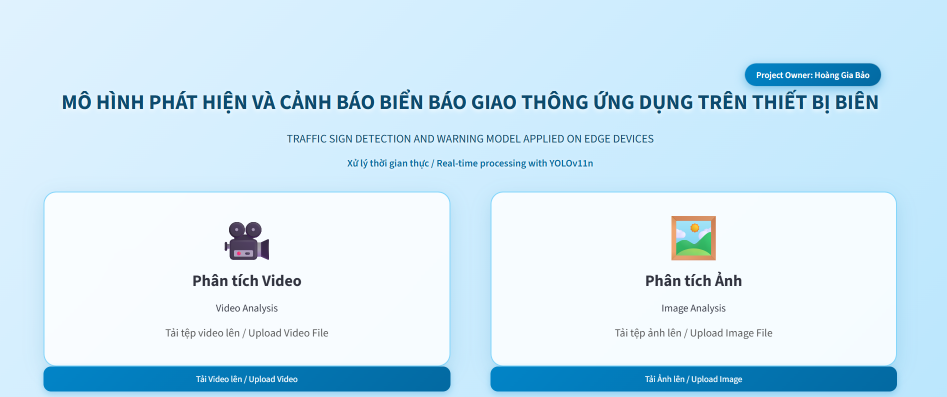
#> input picture web_interface.png, 1893 x 794 px (shown at 1/2 size)
$ python raindrops.py web_interface.png out.png
#> lines starting #> are read from the running program, lines starting #| are printed output that depends on the picture; after the words box and inside, x2 and y2 are one past the last pixel; in counts of white or black regions, pixels touching at a corner belong together
"""
raindrops.py (v4)
Mo phong giot mua tren kinh - phien ban sua loi "bong bong lo lung":
hinh dang bat quy tac, chiu luc trong truong, phan quang sac net, khong con
vien sang mo lan rong kieu vien tron hoan hao.

Thay doi so voi v3 (nguyen nhan gay cam giac "bong bong noi"):
1. HINH DANG BAT QUY TAC: bien dang giot khong con la hinh elip/tron hoan hao.
   Ban kinh vien duoc nhieu (perturb) theo goc bang tong vai ham sin/cos ngau
   nhien (nhu ve tay), + 1 "buou" phinh o day giot do trong luc keo nuoc xuong
   -> giot tron dung yen cung khong con tron tuyet doi, giong giot nuoc dong
   that tren kinh hon.
2. VIEN FRESNEL MONG & SAC: truoc day fresnel lan dan tu tam ra ria tao thanh
   1 quang sang lon nhin nhu vien bong bong. Gio fresnel chi kich hoat that
   manh trong 1 DAI MONG sat ria giot (dung edge-mask cat gon), phan than giot
   giu trong suot/khuc xa binh thuong.
3. PHAN QUANG (specular) SAC NET KIEU "CATCH-LIGHT": ngoai spec Blinn-Phong
   voi so mu rat cao (spot nho), them 1 diem sang phu dang tron nho, cuc net
   (nhu anh phan chieu bau troi/den duong that tren mat nuoc), vi tri lech ve
   phia tren-nghieng cho tu nhien, KHONG con la vung gauss to mo.
4. VET CHAN/DAY GIOT: them 1 vanh toi rat mong ngay sat mep duoi giot (noi
   nuoc "dinh" vao kinh that su) de "neo" giot xuong be mat, tranh cam giac
   giot troi lo lung trong khong gian.
5. GIOT CHAY DAI HON, NGOAC NGOEO RO HON, DUOI THON NHON O DAU TREN VA
   PHINH TO METHOD LECH O DAU DUOI (giong giot bi trong luc/gio keo that).

Yeu cau: opencv-python, numpy
"""

import cv2
import numpy as np

# Mau "bau troi/anh sang moi truong" xap xi, dung khi Fresnel phan xa manh o vien giot (BGR)
_SKY_AMBIENT = np.array([225.0, 223.0, 219.0])
_WATER_ETA = 1.0 / 1.33  # khong khi -> nuoc


# Vung KHONG phai kinh chan gio (toa do 0-1): vat toi o goc duoi ben trai anh dashcam nay
_DEFAULT_EXCLUDE = [[(0.0, 0.69), (0.05, 0.72), (0.085, 0.86), (0.095, 0.95), (0.0, 0.95)]]


def _irregular_radius(theta, rng, n_harm=2, amp=0.08, gravity_bulge=0.0):
    """
    Ban kinh vien giot (chuan hoa quanh 1.0) theo goc theta, hoi meo tu nhien
    bang tong 1-2 hai hoa TAN SO THAP (khong tao hinh sao/hoa) + 1 buou phinh
    o phia duoi do trong luc.
    """
    r = np.ones_like(theta)
    for _ in range(n_harm):
        k = rng.integers(2, 4)  # tan so thap -> bien dang meo nhe, khong thanh canh hoa
        phase = rng.uniform(0, 2 * np.pi)
        a = rng.uniform(0.015, amp)
        r = r + a * np.cos(k * theta + phase)
    if gravity_bulge > 0:
        down = np.clip(np.sin(theta), 0, 1)
        r = r + gravity_bulge * (down ** 1.5)
    return np.clip(r, 0.75, None)


def _render_drop(result, base_sharp, h, w, cx, cy, drop_w, drop_h,
                  alpha_scale, light_dir, rng, gravity_bulge=0.22, irregular=0.13,
                  highlight_scale=1.0, glass=None):
    """Ve 1 giot bat quy tac tai (cx, cy) len anh `result`, lay mau tu `base_sharp`."""
    pad = 1.35  # mo rong bbox de chua phan buou/meo vuot ra ngoai elip goc
    x0, x1 = max(int(cx - drop_w * pad), 0), min(int(cx + drop_w * pad) + 1, w)
    y0, y1 = max(int(cy - drop_h * pad), 0), min(int(cy + drop_h * pad) + 1, h)
    pw, ph = x1 - x0, y1 - y0
    if pw < 3 or ph < 3:
        return

    yy, xx = np.mgrid[y0:y1, x0:x1].astype(np.float32)
    nx = (xx - cx) / drop_w
    ny = (yy - cy) / drop_h
    dist = np.sqrt(nx ** 2 + ny ** 2) + 1e-6
    theta = np.arctan2(ny, nx)

    r_limit = _irregular_radius(theta, rng, amp=irregular, gravity_bulge=gravity_bulge)
    dist_norm = dist / r_limit
    inside = dist_norm <= 1.0
    if not inside.any():
        return
    dist_norm_c = np.clip(dist_norm, 0, 1)

    # phap tuyen 3D uoc luong tu dist_norm (mai vom cuc bo theo bien khong deu)
    nz = np.sqrt(np.clip(1.0 - dist_norm_c ** 2, 0.0, 1.0))
    inv_r = 1.0 / np.maximum(dist, 1e-6)
    ux, uy = nx * inv_r, ny * inv_r  # huong xuyen tam, chuan hoa
    sin_comp = np.sqrt(np.clip(1 - nz ** 2, 0, 1))
    dnx, dny = ux * sin_comp, uy * sin_comp
    cosI = nz

    # --- Khuc xa theo dinh luat Snell ---
    sin2t = np.clip((_WATER_ETA ** 2) * (1.0 - cosI ** 2), 0.0, 1.0)
    cosT = np.sqrt(1.0 - sin2t)
    k = _WATER_ETA * cosI - cosT
    depth_scale = 3.4 * min(drop_w, drop_h)
    map_x = np.clip(xx + k * dnx * depth_scale, 0, w - 1).astype(np.float32)
    map_y = np.clip(yy + k * dny * depth_scale, 0, h - 1).astype(np.float32)
    patch = cv2.remap(
        base_sharp, map_x, map_y,
        interpolation=cv2.INTER_LINEAR, borderMode=cv2.BORDER_REPLICATE,
    ).astype(np.float32)

    # --- Fresnel: chi la 1 DAI MONG sat ria giot, khong lan vao than giot ---
    R0 = 0.02
    fresnel_raw = R0 + (1 - R0) * np.clip(1 - cosI, 0, 1) ** 4.5
    edge_mask = np.clip((dist_norm_c - 0.78) / 0.22, 0, 1) ** 2.2  # chi kich hoat gan mep, mem hon
    fresnel = np.clip(fresnel_raw * edge_mask * 1.4, 0, 0.85)
    patch = patch * (1 - fresnel)[..., None] + _SKY_AMBIENT[None, None, :] * fresnel[..., None]

    # --- Phan quang: CHI la cac diem sang nho, sac net (khong con vet sang mo
    #     kieu "hat tuyet"). Duoc cong SAU khi tron alpha de khong bi nhoe,
    #     va giam theo kich thuoc giot (giot nho -> diem sang cuc nho, mo hon) ---
    lx, ly, lz = light_dir
    ndotl = np.clip(dnx * lx + dny * ly + nz * lz, 0, 1)
    shininess = rng.uniform(160, 320)
    spec_amp = rng.uniform(170, 230)
    hl_x = rng.uniform(-0.35, 0.35)
    hl_y = rng.uniform(-0.55, -0.15)
    sigma = rng.uniform(0.05, 0.09)
    catch_amp = rng.uniform(120, 190)

    size_f = float(np.clip(min(drop_w, drop_h) / 20.0, 0.35, 1.0))
    hl = (ndotl ** shininess) * spec_amp * 0.6
    hx_px, hy_px = cx + hl_x * drop_w, cy + hl_y * drop_h
    sig_px = 0.7 + sigma * 6.0                     # ~1.0-1.25 px, khong phu thuoc kich thuoc giot
    catch = np.exp(-((xx - hx_px) ** 2 + (yy - hy_px) ** 2) / (2 * sig_px ** 2)) * inside
    hl = (hl + catch * catch_amp * 0.6) * highlight_scale * size_f

    # --- Vanh toi mong sat mep duoi cung: "neo" giot vao be mat kinh ---
    down_w = np.clip(np.sin(theta), 0, 1)
    contact = (np.clip((dist_norm_c - 0.86) / 0.14, 0, 1) ** 2) * (0.35 + 0.65 * down_w)
    patch *= (1.0 - 0.30 * contact)[..., None]

    # --- Khoi giot: hoi toi dan ra vien (rat nhe, de khong tao vong tron ro) ---
    body_shadow = np.clip((dist_norm_c - 0.55) / 0.45, 0, 1) ** 2
    patch *= (1.0 - 0.10 * body_shadow)[..., None]

    # --- Alpha: giu trong suot o giua, mep giam nhanh (khong con quang mo rong) ---
    alpha = np.clip(1.0 - dist_norm_c ** 2, 0, 1.4) ** 1.4
    alpha *= alpha_scale
    alpha = np.where(inside, alpha, 0.0)
    g = glass[y0:y1, x0:x1] if glass is not None else 1.0   # 0 = khong phai kinh (taplo...)
    alpha = (alpha * g)[..., None]

    region = result[y0:y1, x0:x1]
    blended = region * (1 - alpha) + np.clip(patch, 0, 255) * alpha

    blended += (hl * inside * g)[..., None]
    result[y0:y1, x0:x1] = np.clip(blended, 0, 255)


def _apply_rivulets(result, base_sharp, h, w, rng, light_dir,
                    num=26, y_limit_frac=0.90, drift=0.15, glass=None):
    """
    Ve cac DONG NUOC CHAY XUONG tren kinh chan gio (nhin tu ghe lai):
    - moi dong la 1 duong ngoac ngoeo, do rong thay doi, co cac "bua" phinh
      nuoc dong lai roi thon dan (giong nuoc chay tren kinh that)
    - dong nuoc duoc dung thanh HEIGHT FIELD -> phap tuyen -> khuc xa (dao anh
      nhu thau kinh), phan quang o suon sang, toi o suon doi dien
    - dau duoi moi dong co 1 giot tron phinh (giot dang truot xuong)
    - hoi tan ra ngoai theo chieu gio khi xe chay (drift), khong xuong duong ca
      vung taplo o day anh (y_limit_frac)
    """
    y_lim = h * y_limit_frac
    mask = np.zeros((h, w), np.uint8)
    heads = []

    xs0 = (np.arange(num) + rng.random(num)) * (w / num)
    rng.shuffle(xs0)
    SH = 4  # sub-pixel shift cho cv2.line (muot hon)

    for x0 in xs0:
        y0 = rng.uniform(-0.05 * h, 0.55 * h)
        y_end = min(y0 + rng.uniform(0.15 * h, 0.55 * h), y_lim)
        if y_end - y0 < 20:
            continue
        base_w = rng.uniform(1.8, 4.0)
        ys = np.arange(y0, y_end, 2.0)
        n = len(ys)
        t = np.linspace(0, 1, n)

        # duong di ngoac ngoeo + troi nhe ra ngoai (huong tu tam ra ria)
        bias = ((x0 - w / 2) / (w / 2)) * drift
        px = np.empty(n)
        x, vx = x0, 0.0
        for i in range(n):
            vx = 0.88 * vx + rng.normal(0, 0.28)
            x += vx + bias
            px[i] = x

        # do rong: thon o dau tren, dao dong nhe, them cac bua phinh
        wid = base_w * (0.5 + 0.5 * np.clip(t * 4, 0, 1))
        wid *= 1 + 0.25 * np.sin(t * rng.uniform(4, 12) + rng.uniform(0, 2 * np.pi))
        for _ in range(rng.integers(0, 4)):
            tb = rng.uniform(0.15, 1.0)
            wid = wid + base_w * rng.uniform(0.8, 2.2) * np.exp(-((t - tb) / 0.035) ** 2)

        for i in range(n - 1):
            th = max(1, int(round((wid[i] + wid[i + 1]) / 2)))
            p1 = (int(round(px[i] * (1 << SH))), int(round(ys[i] * (1 << SH))))
            p2 = (int(round(px[i + 1] * (1 << SH))), int(round(ys[i + 1] * (1 << SH))))
            cv2.line(mask, p1, p2, 255, th, cv2.LINE_AA, SH)
        heads.append((px[-1], ys[-1], max(base_w * 1.9, 4.0)))

    m = mask.astype(np.float32) / 255.0
    H = cv2.GaussianBlur(m, (0, 0), 1.8)          # "chieu cao" dong nuoc
    coverage = np.clip(cv2.GaussianBlur(m, (0, 0), 0.7) * 1.3, 0, 1)
    if glass is not None:
        coverage = coverage * glass
    gy, gx = np.gradient(H)

    yy, xx = np.mgrid[0:h, 0:w].astype(np.float32)
    k = 55.0
    map_x = np.clip(xx + gx * k, 0, w - 1).astype(np.float32)
    map_y = np.clip(yy + gy * k, 0, h - 1).astype(np.float32)
    patch = cv2.remap(base_sharp, map_x, map_y, interpolation=cv2.INTER_LINEAR,
                      borderMode=cv2.BORDER_REPLICATE).astype(np.float32)

    lx, ly, lz = light_dir
    face = (-gx * lx - gy * ly) * 9.0             # >0: suon quay ve phia anh sang
    pos = np.clip(face, 0, 1)
    neg = np.clip(-face, 0, 1)
    nxy = np.sqrt(gx ** 2 + gy ** 2) * 9.0
    n_len = np.sqrt((gx * 9.0) ** 2 + (gy * 9.0) ** 2 + 1.0)
    ndotl = np.clip((-gx * 9.0 * lx - gy * 9.0 * ly + lz) / n_len, 0, 1)
    spec = ndotl ** 60

    patch += (pos ** 1.5 * 70 + spec * 120)[..., None]
    patch *= (1.0 - 0.32 * np.clip(neg + 0.25 * nxy, 0, 1))[..., None]
    patch *= (1.0 - 0.04 * coverage)[..., None]

    a = (coverage * 0.9)[..., None]
    result[:] = result * (1 - a) + np.clip(patch, 0, 255) * a

    # giot phinh o dau duoi moi dong (dang truot xuong)
    for hx, hy, hw in heads:
        _render_drop(result, base_sharp, h, w, hx, hy, hw, hw * 1.3,
                     0.78, light_dir, rng, gravity_bulge=0.25, irregular=0.06,
                     highlight_scale=0.6, glass=glass)


def _stratified_points(n, w, h, rng):
    """Rai n diem phan bo deu tren anh (luoi co jitter) de khong bi mang trong."""
    cell = np.sqrt(w * h / n)
    cols = max(int(np.ceil(w / cell)), 1)
    rows = max(int(np.ceil(h / cell)), 1)
    cw, ch = w / cols, h / rows
    pts = []
    for r_ in range(rows):
        for c_ in range(cols):
            pts.append((int((c_ + rng.random()) * cw), int((r_ + rng.random()) * ch)))
    rng.shuffle(pts)
    return pts[:n]


def apply_raindrops(
    image,
    num_drops=200,
    min_radius=8,
    max_radius=24,
    streak_prob=0.4,
    big_prob=0.12,
    big_min_radius=28,
    big_max_radius=46,
    num_rivulets=26,
    y_limit_frac=0.89,
    exclude_polys=_DEFAULT_EXCLUDE,
    seed=None,
):
    """
    Ap hieu ung giot mua len 1 anh: hinh dang bat quy tac, khuc xa that, fresnel
    dai mong, specular sac net, co vanh chan giot -> tranh cam giac "bong bong noi".

    image : numpy.ndarray, anh BGR (nhu doc bang cv2.imread)
    num_drops : so luong giot (giot chay dai tinh la 1 du ve nhieu doan)
    min_radius / max_radius : ban kinh "dau giot" (pixel)
    streak_prob : xac suat 1 giot la dang chay dai xuong duoi (trong luc keo)
    num_rivulets : so dong nuoc chay xuong tren kinh (0 = tat)
    y_limit_frac : khong ve giot/dong nuoc duoi muc nay (taplo, mui xe)
    exclude_polys : cac da giac (toa do 0-1) khong phai kinh, khong ve giot len do
    seed : de tai lap ket qua (None = moi lan mot khac)

    return : numpy.ndarray anh BGR da co hieu ung giot mua
    """
    rng = np.random.default_rng(seed)
    h, w = image.shape[:2]
    result = image.astype(np.float32)
    base_sharp = image.astype(np.float32)

    light_dir = np.array([-0.45, -0.55, 0.70])
    light_dir = light_dir / np.linalg.norm(light_dir)

    # mat na "day la kinh": loai bo taplo/mui xe o day anh + vat the toi o goc trai
    glass = np.ones((h, w), np.float32)
    glass[int(h * y_limit_frac):, :] = 0
    for poly in exclude_polys:
        cv2.fillPoly(glass, [np.array([(int(px * w), int(py * h)) for px, py in poly], np.int32)], 0)
    glass = cv2.GaussianBlur(glass, (0, 0), 3)

    # dong nuoc chay xuong (rng rieng de khong doi bo cuc cac giot ben duoi)
    if num_rivulets > 0:
        rng_r = np.random.default_rng(None if seed is None else seed + 1)
        _apply_rivulets(result, base_sharp, h, w, rng_r, light_dir, num=num_rivulets, glass=glass)

    points = _stratified_points(num_drops, w, h, rng)

    for pt_x, pt_y in points:
        is_big = rng.random() < big_prob
        if is_big:
            r = rng.integers(big_min_radius, big_max_radius)
        else:
            r = rng.integers(min_radius, max_radius)

        # giot to it khi chay dai (tranh vet chay qua dai), giot nho chay theo streak_prob
        is_streak = rng.random() < (0.2 if is_big else streak_prob)
        if is_big and is_streak:
            r = min(r, 32)

        if is_streak:
            # --- Giot dang chay: duong ngoac ngoeo ro + dau giot phinh lech duoi ---
            head_x = pt_x
            head_y = max(pt_y, int(h * 0.12))
            trail_len = rng.integers(3, 7)
            step = rng.uniform(r * 1.8, r * 2.8)

            xs = [head_x]
            for i in range(trail_len):
                xs.append(xs[-1] + rng.normal(0, r * 0.30))
            xs = xs[::-1]
            ys = [head_y - step * (trail_len - i) for i in range(trail_len + 1)]

            alpha_scale = rng.uniform(0.55, 0.80)
            for i, (px, py) in enumerate(zip(xs, ys)):
                t = i / trail_len  # 0 = dau tren (nho, mo dan), 1 = dau giot duoi
                seg_r = r * (0.16 + 0.95 * t ** 1.7)
                seg_w = max(seg_r * (0.45 if t < 0.97 else 1.05), 1.8)
                seg_h = max(seg_r * (0.62 if t < 0.97 else 1.05), 1.8)
                seg_alpha = alpha_scale * (0.30 + 0.70 * t)
                seg_gravity = 0.30 if t > 0.9 else 0.10
                _render_drop(result, base_sharp, h, w, px, py, seg_w, seg_h,
                             seg_alpha, light_dir, rng,
                             gravity_bulge=seg_gravity, irregular=0.09,
                             highlight_scale=0.25 + 0.75 * t ** 1.5, glass=glass)
        else:
            # --- Giot tron dong yen, van hoi meo + phinh day do trong luc ---
            cx = pt_x
            cy = pt_y
            drop_w = r * rng.uniform(0.85, 1.1)
            drop_h = r * rng.uniform(0.9, 1.25)
            alpha_scale = rng.uniform(0.62, 0.85)
            _render_drop(result, base_sharp, h, w, cx, cy, drop_w, drop_h,
                         alpha_scale, light_dir, rng,
                         gravity_bulge=rng.uniform(0.12, 0.24), irregular=0.07, glass=glass)

    return np.clip(result, 0, 255).astype(np.uint8)


def simulate_raindrops(input_path, output_path, num_drops=200, seed=None):
    """Doc anh tu input_path, ap hieu ung giot mua, luu ra output_path."""
#> called with input_path = 'web_interface.png', output_path = 'out.png', num_drops = 200, seed = 42
    image = cv2.imread(input_path)
#> image is the input picture: shape (794, 1893, 3); mean B, G, R 244.8, 230.1, 203.7
    if image is None:
        raise FileNotFoundError(f"Khong doc duoc anh: {input_path}")
    out = apply_raindrops(image, num_drops=num_drops, seed=seed)
#> after the loop in apply_raindrops, `for poly in exclude_polys:`:
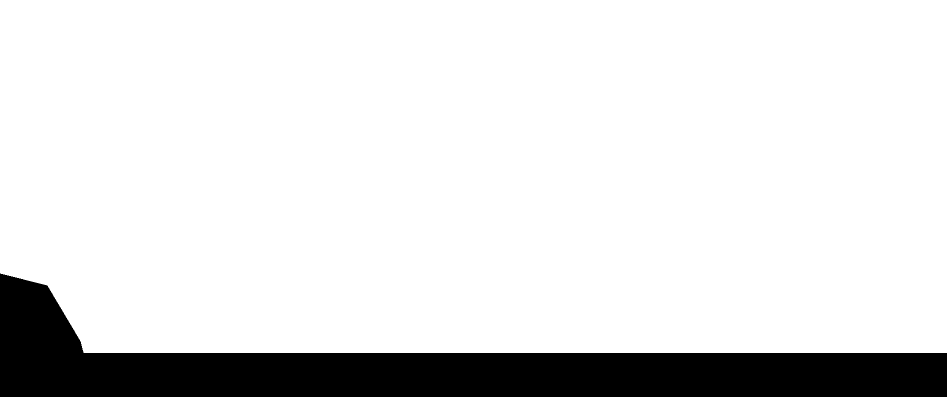
#> glass: shape (794, 1893) float32 (shown at 1/2 size); values 0 (black) and 1 (white), 87.6% white; 1 black region, box (x1, y1, x2, y2) and area: (0, 547, 1893, 794) 185836
#> after the loop in _apply_rivulets, `for x0 in xs0:`:
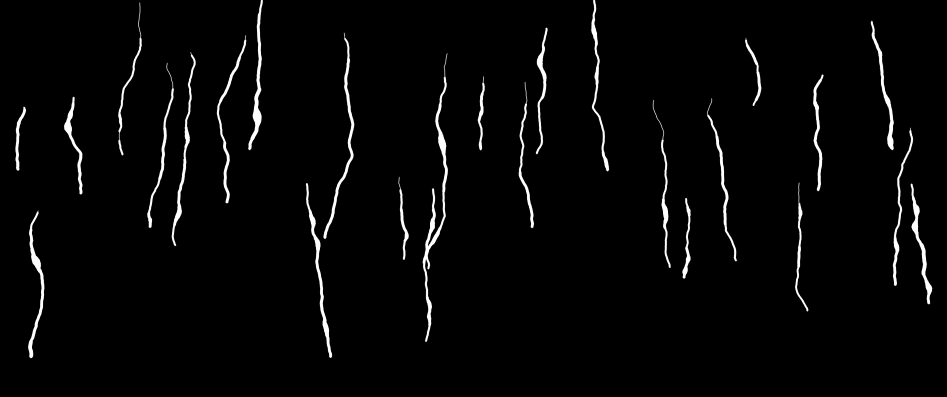
#> mask: shape (794, 1893) (shown at 1/2 size); min 0, max 255, mean 6.7
#> in _apply_rivulets, `pos = np.clip(face, 0, 1)`:
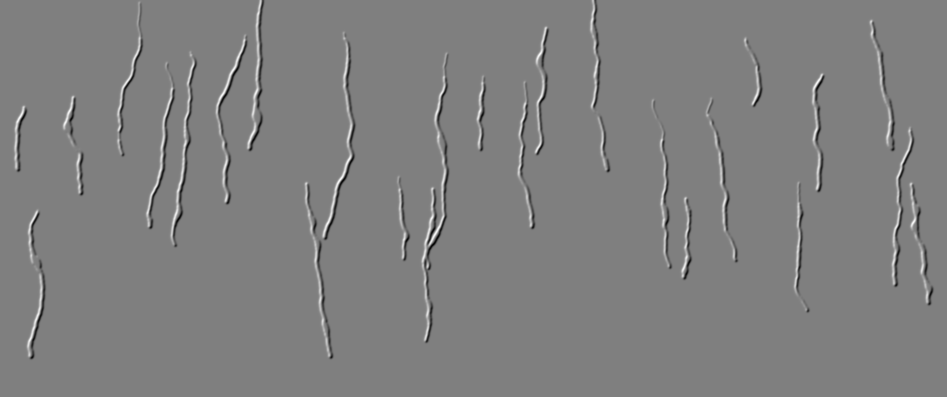
#> face: shape (794, 1893) float32 (shown at 1/2 size); min -1.34, max 1.33, mean -2.63e-05; drawn with min black and max white
#> the loop in apply_raindrops, `for pt_x, pt_y in points:` made 200 passes
#> pass 1, in _render_drop (call 27), `patch = cv2.remap( base_sharp, map_x, map_y, interpolation=cv2.INTER_L..`:
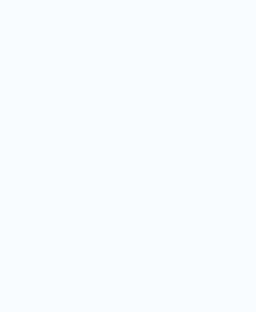
#> patch: shape (78, 64, 3) float32 (shown 4 times larger); mean B, G, R 255, 252, 248
#> pass 1, in _render_drop (call 27), `patch = patch * (1 - fresnel)[..., None] + _SKY_AMBIENT[None, None, :]..`:
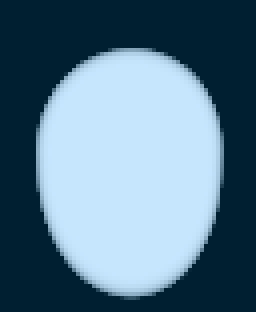
#> patch: shape (78, 64, 3) float64 (shown 4 times larger); mean B, G, R 241, 238.5, 234.5; drawn with min black and max white
#> pass 1, in _render_drop (call 27), `patch *= (1.0 - 0.30 * contact)[..., None]`:
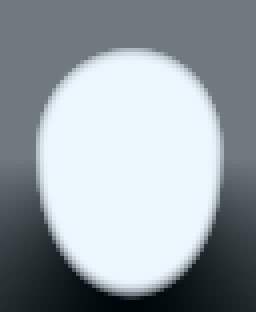
#> patch: shape (78, 64, 3) float64 (shown 4 times larger); mean B, G, R 220.5, 218.2, 214.6; drawn with min black and max white
#> pass 1, in _render_drop (call 27), `patch *= (1.0 - 0.10 * body_shadow)[..., None]`:
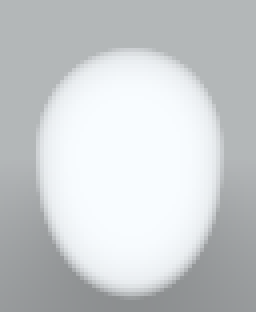
#> patch: shape (78, 64, 3) float64 (shown 4 times larger); mean B, G, R 207.5, 205.3, 201.8
    cv2.imwrite(output_path, out)
    return output_path


if __name__ == "__main__":
    import sys
    src = sys.argv[1] if len(sys.argv) > 1 else "input.jpg"
    dst = sys.argv[2] if len(sys.argv) > 2 else "output_rain.jpg"
    simulate_raindrops(src, dst, num_drops=200, seed=42)
    print(f"Da luu: {dst}")
